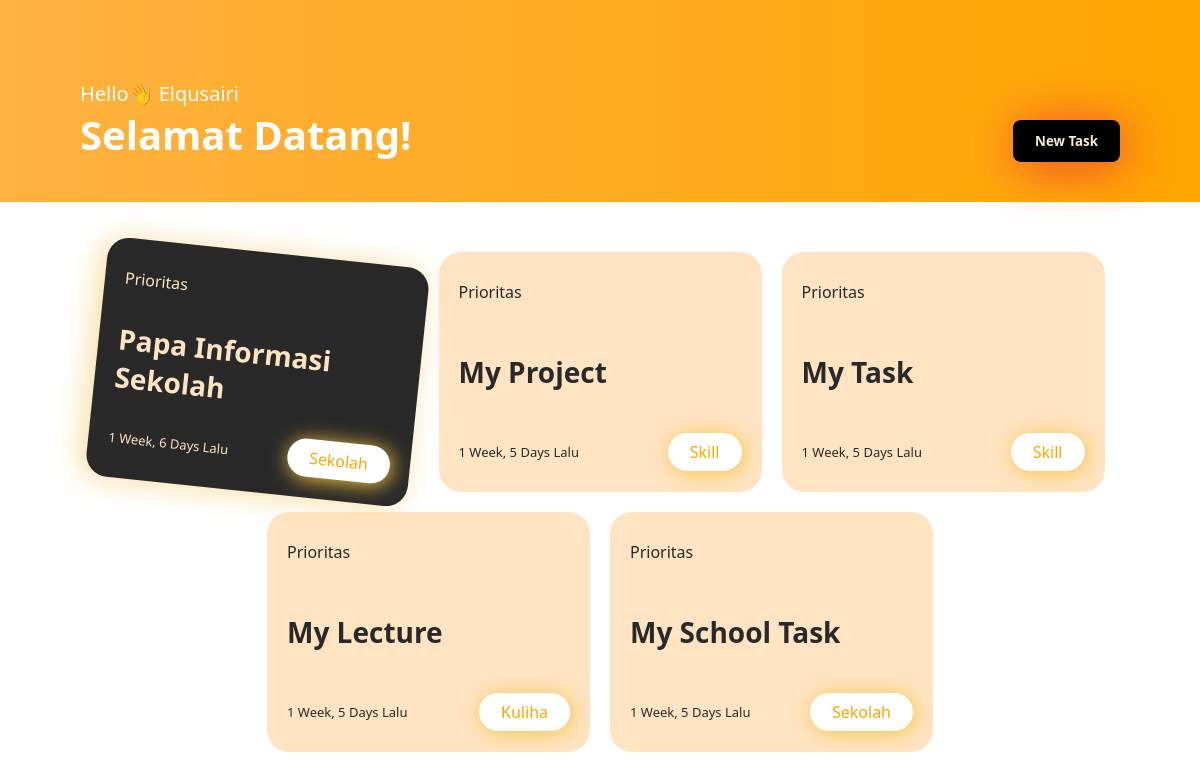
The page / on the database its author committed.
### todo_app/models.py (models this page shows, shortened)
class Task(models.Model):
    PRTY_CHOICES = [
        ('Prioritas', 'Prioritas'),
        ('Sedang', 'Sedang'),
        ('Santai', 'Santai')
    ]
    name = models.CharField(max_length=255)
    priority = models.CharField(max_length=255, choices=PRTY_CHOICES)
    tags = models.CharField(max_length=255)
    created = models.DateTimeField(auto_now_add=True)

### todo_app/views.py (the view)
# urls.py: path('', views.task_list, name='task_list'),
def task_list(request):
    tasks = Task.objects.all()
    return render(request, 'task_list.html', {'tasks': tasks})

### todo_app/templatetags/custom_filters.py (called while the page is built)
@register.filter
def custom_timesince_or_created(value):
    if isinstance(value, datetime.datetime):
        now = datetime.datetime.now(datetime.timezone.utc)
        diff = now - value
        if diff.total_seconds() < 60:
            return value.strftime("%Y-%m-%d %H:%M:%S")
        else:
            return timesince(value) + " lalu"
    return value

### templates/task_list.html (shortened to what this page needs)
{% load humanize %}
{% load custom_filters %}
<!DOCTYPE html>
<html lang="en">
<head>
</head>
<body>
    <div class="container">
        <div class="banner">
            <a href="{% url 'task_list' %}">
                <div class="bnr-title">
                    <p>Hello👋 Elqusairi</p>
                    <h3>Selamat Datang!</h3>
                </div>
            </a>
            <button class="primary" onclick="window.dialog.showModal();">New Task</button>
        </div>
        <div class="task-card">
            {% for task in tasks %}
                <a href="{% url 'task_detail' task.id %}">
                    <div class="card-item">
                        <span>{{ task.priority }}</span>
                        <h2>{{ task.name }}</h2>
                        <div class="item-time">
                            <span>{{ task.created|custom_timesince_or_created }}</span>
                            <span>{{ task.tags }}</span>
                        </div>
                    </div>
                </a>
            {% endfor %}
        </div>
    </div>
</body>
</html>

### templates/task_list.html (style rules this page uses)
button { background-color: #4CAF50; color: white; padding: 10px; border: none; border-radius: 4px; cursor: pointer; }
* { margin: 0; padding: 0; box-sizing: border-box; font-family: 'Segoe UI', Tahoma, Geneva, Verdana, sans-serif; }
.banner { padding: 80px 80px 40px 80px; background-image: linear-gradient(90deg, rgb(254, 178, 64), orange); display: flex; justify-content: space-between; align-items: end; color: aliceblue; }
.banner a { text-decoration: none; color: white; }
.banner p { font-size: 20px; }
.banner h3 { font-size: 40px; }
.task-card { margin: 50px 80px; display: flex; justify-content: center; align-items: center; gap: 20px; flex-wrap: wrap; }
.task-card a { text-decoration: none; }
.card-item { background-color: bisque; color: rgb(41, 41, 41); width: 323px; height: 240px; padding: 15px 20px; border-radius: 22px; line-height: 50px; display: flex; flex-direction: column; justify-content: space-between; }
.task-card a:nth-child(1) .card-item { transform: rotate(6deg); background-color: rgb(41, 41, 41); box-shadow: -6px 2px 30px rgb(247, 222, 161); color: bisque; }
.card-item h2 { font-size: 28px; line-height: normal; text-transform: capitalize; }
.card-item .item-time { display: flex; justify-content: space-between; align-items: center; }
.card-item .item-time span:nth-child(1) { text-transform: capitalize; font-size: 13px; }
.card-item .item-time span:nth-child(2) { background-color: white; line-height: normal; padding: 8px 22px; border-radius: 40px; box-shadow: 2px 2px 20px rgb(247, 195, 65); color: orange; font-weight: 500; text-transform: capitalize; }
:root { --vs-primary: 29 92 255; }

### rows shown on the page
Task: priority "Prioritas", name "Papa Informasi Sekolah", created|custom_timesince_or_created "1 Week, 6 Days Lalu", tags "Sekolah"
Task: priority "Prioritas", name "My Project", created|custom_timesince_or_created "1 Week, 5 Days Lalu", tags "Skill"
Task: priority "Prioritas", name "My Task", created|custom_timesince_or_created "1 Week, 5 Days Lalu", tags "Skill"
Task: priority "Prioritas", name "My Lecture", created|custom_timesince_or_created "1 Week, 5 Days Lalu", tags "Kuliha"
Task: priority "Prioritas", name "My School Task", created|custom_timesince_or_created "1 Week, 5 Days Lalu", tags "Sekolah"
